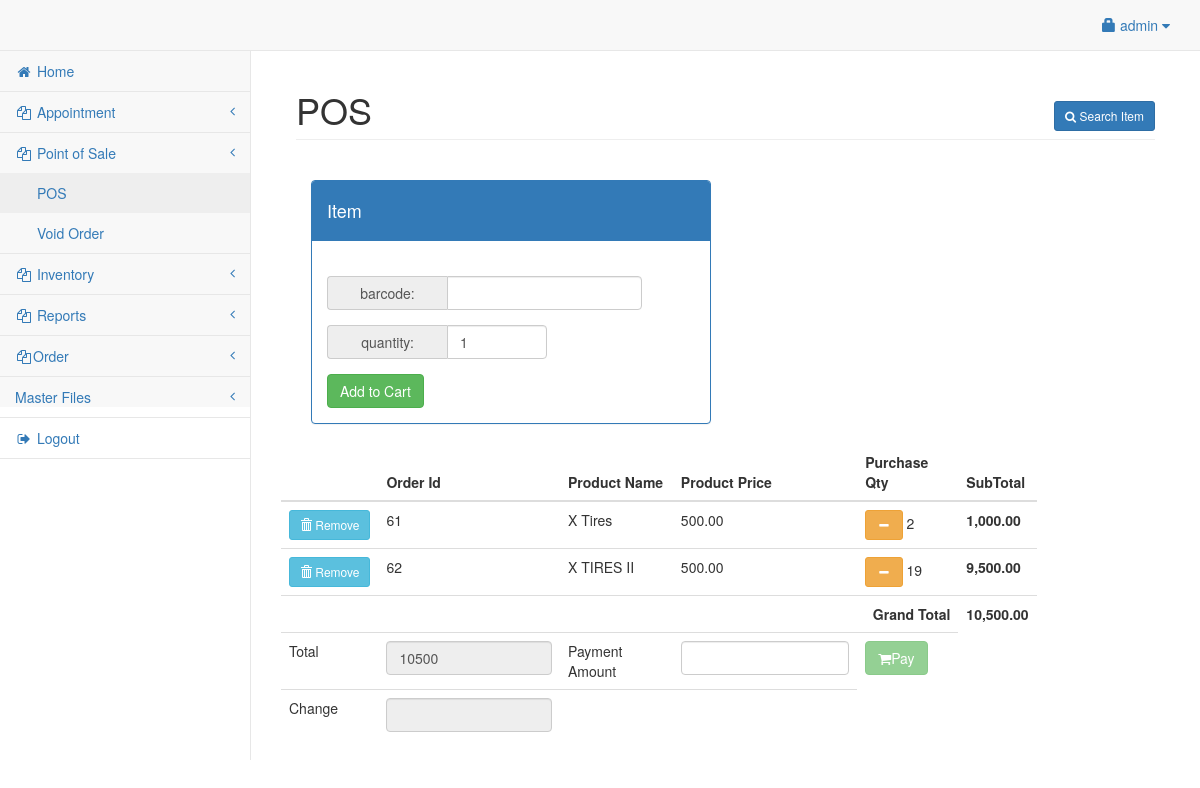
Page /admin/pos.php (signed in) on the earlier database version.
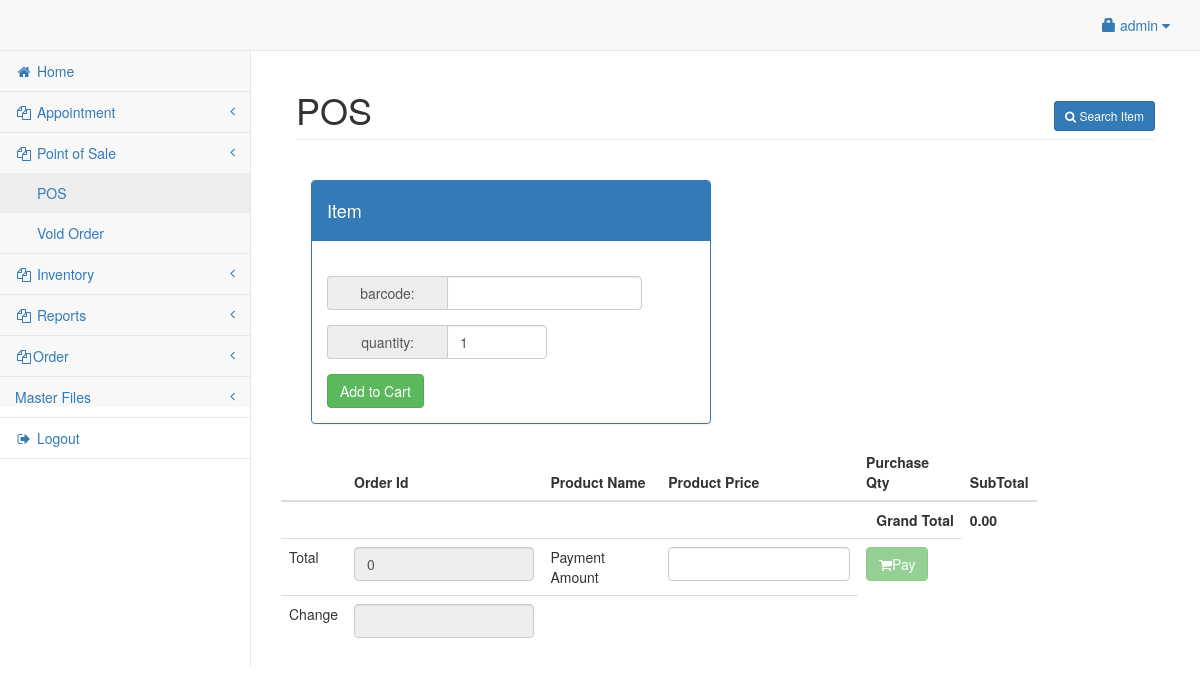
Same page on the later database version.
### tables this page shows
CREATE TABLE `dummy_cart` (
  `id` int(11) NOT NULL,
  `product_id` int(10) NOT NULL,
  `product_name` varchar(250) NOT NULL,
  `product_price` int(10) NOT NULL,
  `quantity` int(10) NOT NULL,
  `barcode_id` varchar(25) NOT NULL
);

### admin/pos.php (the view, shortened to what this page needs)
<?php include('header.php'); ?>
<head>
<body>
	<div id="wrapper">
		<?php include('navbar.php'); ?>
		<div style="height:50px;"></div>
		<div id="page-wrapper">
			<div class="container-fluid">
				<div class="row">
					<div class="col-lg-12">
						<h1 class="page-header">POS
							<span class="pull-right">
								<button class="btn btn-primary btn-sm" data-toggle="modal" data-target="#addschedule"><i class="fa fa-search"></i> Search Item</button>
							</span>
						</h1>
						<div class="col-lg-12 main-chart">
							<br>
							<div class="col-sm-4">
							</div>
							<div class="panel panel-primary" style="width:400px;">
								<div class="panel-heading">
									<h4><i></i> Item</h4>
								</div>
								<div class="panel-body">
									<form role="form" method="POST" action="#">
										<br>
										<div class="form-group input-group">
											<span style="width:120px;" class="input-group-addon">barcode:</span>
											<input type="text" class="form-control" name="prodid" required>
										</div>
										<div class="form-group input-group">
											<span style="width:120px;" class="input-group-addon">quantity:</span>
											<input class="form-control" type="number" style="width:100px;" value="1" name="quantity" min="0">
										</div>
										<input type="submit" name="submit" value="Add to Cart" class="btn btn-success" />
									</form>
								</div>
							</div>
						</div>
					</div>
					<div class="row">
						<div class="col-lg-12">
							<table style="width:85%" class="table">
								<thead>
									<th></th>
									<th>Order Id</th>
									<th>Product Name</th>
									<th>Product Price</th>
									<th>Purchase Qty</th>
									<th>SubTotal</th>
								</thead>
								<tbody>
									<?php
									$total = 0;
									$query = mysqli_query($conn, "select * from dummy_cart");
									while ($row = mysqli_fetch_array($query)) {
									?>
										<tr>
											<td><a class="btn btn-info btn-sm" href="del_product.php?id=<?php echo $row['id']; ?>">
													<span class="glyphicon glyphicon-trash"></span> Remove </a></td>
											<td><?php echo $row['id']; ?></td>
											<td><?php echo $row['product_name']; ?></td>
											<td><?php echo number_format($row['product_price'], 2); ?></td>
											<td><a class="btn btn-warning btn-sm minus_qty2" href="minus_product.php?id=<?php echo $row['id']; ?>"><i class="fa fa-minus fa-fw"></i></a>
												<?php echo $row['quantity']; ?>
											</td>
											<td><strong><span class="subt">
														<?php
														$subtotal = $row['quantity'] * $row['product_price'];
														echo number_format($subtotal, 2);
														$total += $subtotal;
														?>
													</span></strong></td>
										</tr>
									<?php
									}
									?>
									<tr>
										<td colspan="5"><span class="pull-right"><strong>Grand Total</strong></span></td>
										<td><strong><span id="total"><?php echo number_format($total, 2); ?></span><strong></td>
									</tr>
									<td>Total</td>
									<td><input type="text" class="form-control" id="total_pay" value="<?php echo $total ?>" readonly></td>
									<td>Payment Amount</td>
									<td><input type="text" class="form-control" id="amount_pay" oninput="getChange()" required>
									</td>
									<td><button class="btn btn-success" id="paybutton" onclick="confirm_cart()" disabled><i class="fa fa-shopping-cart" disabled></i>Pay</button>
									</td>
									<tr>
										<td>Change</td>
										<td><input type="text" class="form-control" id="change_pay" readonly></td>
										<td> <span id="message" style="color:red"> </span></td>
										<td>
										</td>
									</tr>
								</tbody>
							</table>
						</div>
					</div>
				</div>
			</div>
</body>
</html>

Differences in the rows shown:
removed dummy_cart: id "61", product_name "X Tires", product_price "500.00", quantity "2", subtotal "1,000.00"
removed dummy_cart: id "62", product_name "X TIRES II", product_price "500.00", quantity "19", subtotal "9,500.00"
Other differences:
$total: "10,500.00" → "0.00"
form field value: "10500" → "0"
